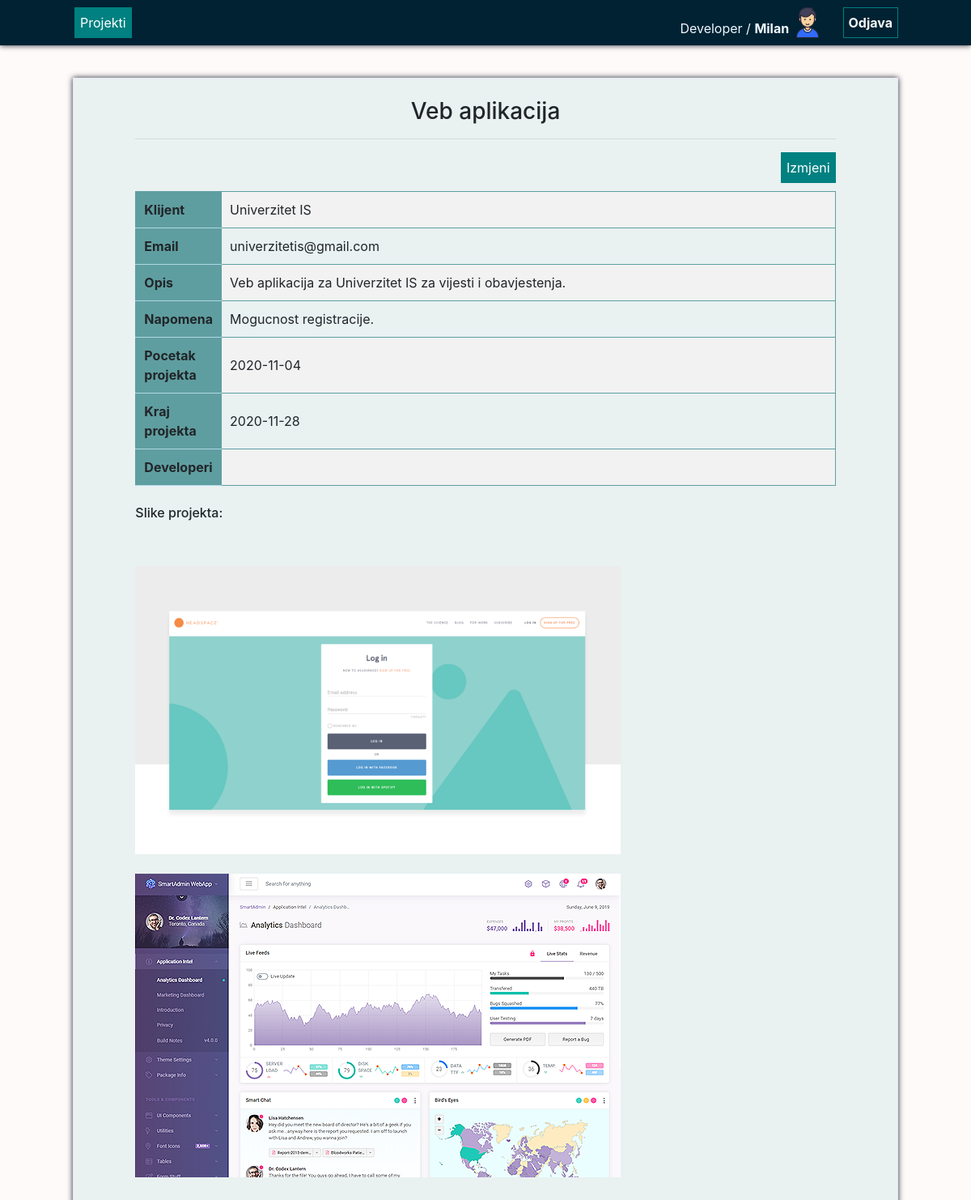
Screenshot of /ITP_Nikola_Kostovic/proj.php?data=20 (signed in) with the database file from the repository.
### tables this page shows
CREATE TABLE IF NOT EXISTS `projekat` (
  `PROJEKAT_ID` int(20) NOT NULL AUTO_INCREMENT,
  `PROJEKAT_NAZIV` varchar(100) NOT NULL,
  `PROJEKAT_NAZIV_KLIJENTA` varchar(100) NOT NULL,
  `PROJEKAT_EMAIL_KLIJENTA` varchar(50) NOT NULL,
  `PROJEKAT_OPIS` text NOT NULL,
  `PROJEKAT_NAPOMENA` text DEFAULT NULL,
  `PROJEKAT_OD` date NOT NULL,
  `PROJEKAT_DO` date NOT NULL,
  PRIMARY KEY (`PROJEKAT_ID`)
);

CREATE TABLE IF NOT EXISTS `slika` (
  `SLIKA_ID` int(20) NOT NULL AUTO_INCREMENT,
  `SLIKA_PUTANJA` varchar(100) NOT NULL,
  `PROJEKAT_ID` int(20) NOT NULL,
  PRIMARY KEY (`SLIKA_ID`)
);

### ITP_Nikola_Kostovic/proj.php (the view, shortened to what this page needs)
<?php
$id_projekta = $_GET["data"];
?>
<!doctype html>
<html lang="en">
<head>
    <link rel="stylesheet" type="text/css" href="style/projekti-style.css">
    <link rel="stylesheet" type="text/css" href="style/nav_style.css">
    <link rel="stylesheet" href="https://cdn.jsdelivr.net/npm/bootstrap@4.5.3/dist/css/bootstrap.min.css">
</head>
    <body  style="background-color: snow">
        <?php
        include "./Navbar.php";
      ?>
        <div class="main">
            <div class="container-tabela">
                <br>
                <?php
                include "./db_connection.php";
                $query_result = $connection->query("SELECT * FROM projekat WHERE PROJEKAT_ID = '{$id_projekta}'");
                $row = $query_result->fetch_array();
                echo "<h3 id='naziv' style='text-align: center'> {$row['PROJEKAT_NAZIV']}</h3><hr>";
                echo "<button style='float: right; margin: 0px 0px 4px 5px;' type='button'  onclick='izmjene($id_projekta)'\">Izmjeni</button>";
                ?>
            <br>
            <table>
                <?php
                    echo "<br>
                       <tr>
                            <th>Klijent</th>
                            <td>{$row['PROJEKAT_NAZIV_KLIJENTA']}</td>
                       </tr>
                       <tr>
                            <th>Email</th>
                            <td>{$row['PROJEKAT_EMAIL_KLIJENTA']}</td>
                       </tr>
                       <tr>
                            <th>Opis</th>
                            <td>{$row['PROJEKAT_OPIS']}</td>
                       </tr>
                       <tr>
                            <th>Napomena</th>
                            <td>{$row['PROJEKAT_NAPOMENA']}</td>
                       </tr>
                       <tr>
                            <th>Pocetak projekta</th>
                            <td>{$row['PROJEKAT_OD']}</td>
                       </tr>
                        <tr>
                            <th>Kraj projekta</th>
                            <td>{$row['PROJEKAT_DO']}</td>
                       </tr>
                        <tr>
                            <th>Developeri</th>
                            <td>"; ?>
                            </td>
                       </tr>
            </table>
            <br>
            <h6>Slike projekta:</h6><br>
            <?php
            $query_rez = $connection->query("SELECT * FROM slika WHERE PROJEKAT_ID = {$id_projekta}");
            while ($row = $query_rez->fetch_array()) {
                echo "<br><div><img style='width: 600px' src='{$row['SLIKA_PUTANJA']}'></div>";
            }
            ?>
            <br><br><br>
            </div>
        </div>
    </body>
</html>

### ITP_Nikola_Kostovic/style/projekti-style.css (style rules this page uses)
.main { background-color: #e9f1f1; width: 85%; margin: 0 auto; border: solid lavender 1px; box-shadow: 0px 0px 7px; margin-bottom: 20px; }
tr,th { padding: 10px; margin: 10px; border: solid cadetblue 1px; }
td { padding: 10px; width: 100%; }
th { background-color: cadetblue; padding: 10px; text-align: center; border-bottom: solid lightblue 1px; }
tr:nth-child(odd) { background-color: #f2f2f2 }
.container-tabela { width: 85%; margin: 0 auto; }

### ITP_Nikola_Kostovic/style/nav_style.css (style rules this page uses)
button { background-color: #008080; margin: 4px 2px; cursor: pointer; vertical-align: bottom; color: white; padding: 6px; margin: 4px 2px; border: solid #008080 1px; }

### rows the page displays
projekat: PROJEKAT_NAZIV "Veb aplikacija", PROJEKAT_NAZIV_KLIJENTA "Univerzitet IS", PROJEKAT_EMAIL_KLIJENTA "univerzitetis@gmail.com", PROJEKAT_OPIS "Veb aplikacija za Univerzitet IS za vijesti i obavjestenja.", PROJEKAT_NAPOMENA "Mogucnost registracije.", PROJEKAT_OD "2020-11-04", PROJEKAT_DO "2020-11-28"
slika: SLIKA_PUTANJA (picture)
slika: SLIKA_PUTANJA (picture)

### other values shown
$uloga "Developer"
$_COOKIE['korisnik_ime'] "Milan"
